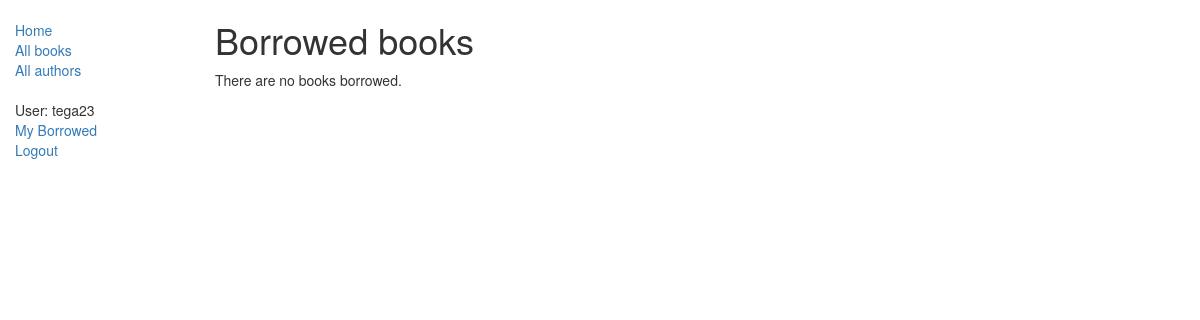
Before: /catalog/mybooks/ (signed in) with the older database file.
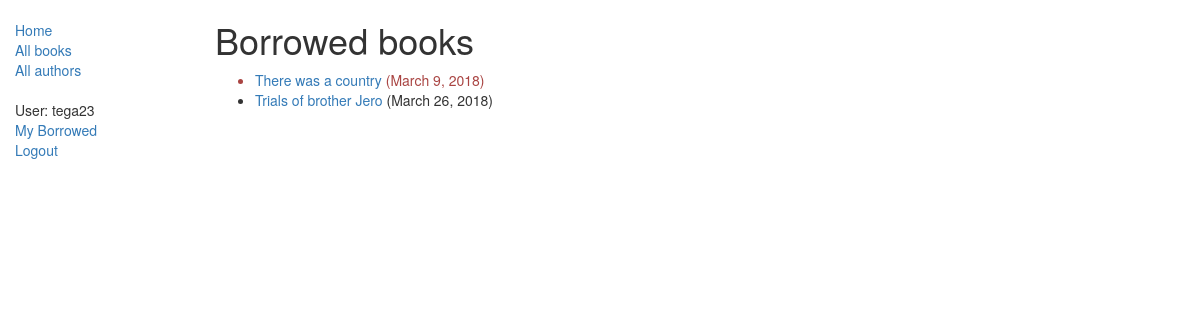
After: the same page with the newer database file.
### catalog/models.py (models this page shows, shortened)
class BookInstance(models.Model):
    id = models.UUIDField(primary_key=True, default=uuid.uuid4, help_text="Unique ID for this particular book across whole library")
    book = models.ForeignKey('Book', on_delete=models.SET_NULL, null=True)
    imprint = models.CharField(max_length=200)
    due_back = models.DateField(null=True, blank=True)
    borrower = models.ForeignKey(User, on_delete=models.SET_NULL, null=True, blank=True)
    LOAN_STATUS = (
        ('m', 'Maintenance'),
        ('o', 'On loan'),
        ('a', 'Available'),
        ('r', 'Reserved'),
    )
    status = models.CharField(max_length=1, choices=LOAN_STATUS, blank=True, default='m', help_text='Book availability')
    class Meta:
        ordering = ["due_back"]
        permissions = (("can_mark_returned", "Set book as returned"),)
    @property
    def is_overdue(self):
        if self.due_back and date.today() > self.due_back:
            return True
        return False

class Book(models.Model):
    title = models.CharField(max_length=200)
    author = models.ForeignKey('Author', on_delete=models.SET_NULL, null=True)
    summary = models.TextField(max_length=1000, help_text='Enter a brief description of the book')
    isbn = models.CharField('ISBN',max_length=13, help_text='13 Character <a href="https://www.isbn-international.org/content/what-isbn">ISBN number</a>')
    genre = models.ManyToManyField(Genre, help_text='Select a genre for this book')
    language = models.ForeignKey('Language', on_delete=models.SET_NULL, null=True)
    def display_genre(self):
        """
        Creates a string for the Genre. This is required to display genre in Admin.
        """
        return ', '.join([ genre.name for genre in self.genre.all()[:3] ])
    display_genre.short_description = 'Genre'

### catalog/views.py (the view)
# urls.py: path('mybooks/', views.LoanedBooksByUserListView.as_view(), name = 'my-borrowed'),
class LoanedBooksByUserListView(generic.ListView):
    model = BookInstance
    context_object_name = 'bookinstance_list'
    template_name = 'catalog/user_borrowed_books.html'
    paginate_by = 5
    def get_queryset(self):
        return BookInstance.objects.filter(borrower=self.request.user).filter(status__exact='o').order_by('due_back')

### catalog/templates/catalog/user_borrowed_books.html
{% extends "catalog/base_generic.html" %}
{% block content %}
    <h1>Borrowed books</h1>
    {% if bookinstance_list %}
    <ul>
      {% for bookinst in bookinstance_list %}
      <li class="{% if bookinst.is_overdue %}text-danger{% endif %}">
        <a href="{% url 'book-detail' bookinst.book.pk %}">{{bookinst.book.title}}</a> ({{ bookinst.due_back }})
      </li>
      {% endfor %}
    </ul>
    {% else %}
      <p>There are no books borrowed.</p>
    {% endif %}
{% endblock %}

Changed rows visible on the page:
now on this page (row edited): BookInstance: book "There was a country", due_back "March 9, 2018"
now on this page (row edited): BookInstance: book "Trials of brother Jero", due_back "March 26, 2018"
Other visible differences:
text no longer shown: "There are no books borrowed."
